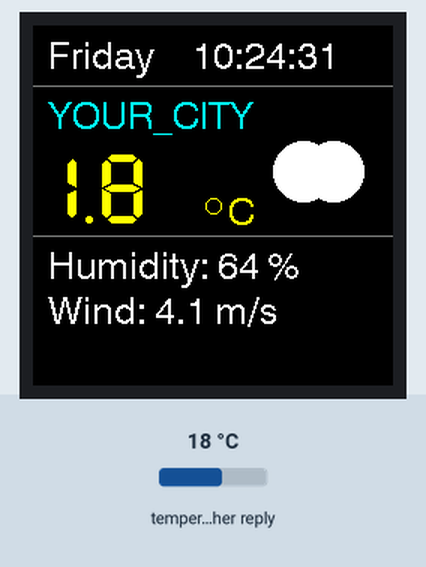
A sketch run on a simulated ESP32. Parts: 240×240 colour display. The test bench sets the inputs (shaded band); at power-on: temperature in the weather reply 18 °C. WiFi joins after 1.5 s; servers stay silent unless stated; the local clock reads 2024-03-15 10:24:30 at power-on unless the sketch sets it; web services answer with replies made up by the test bench; what the sketch prints to the serial monitor is not drawn.

Above: at 2.21 s.
At 11.5 s:
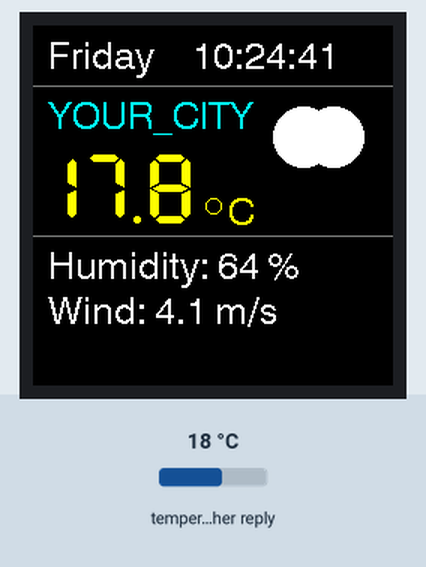
At 18.56 s:
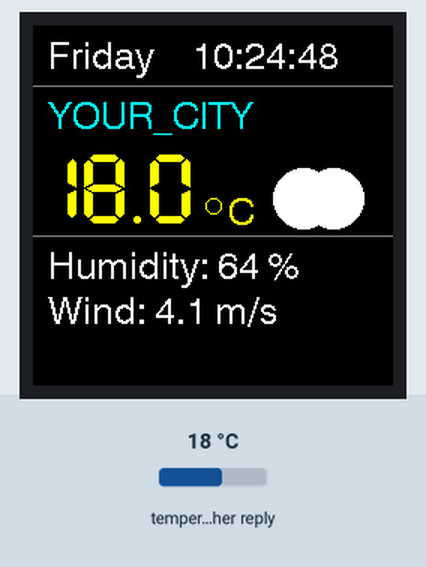
At 25.2 s:
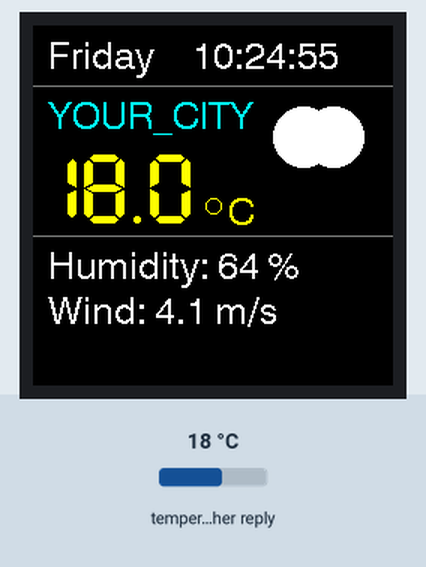
At 31.71 s:
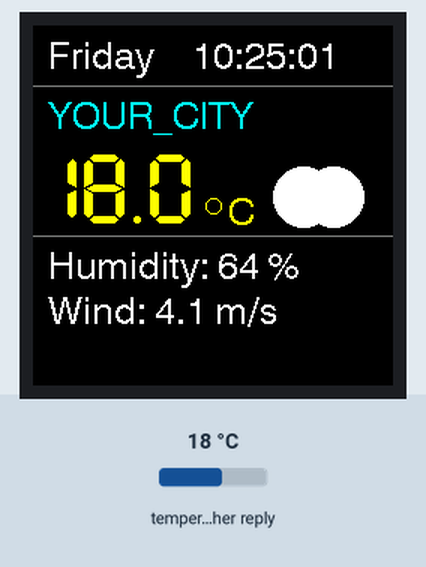
At 38.6 s:
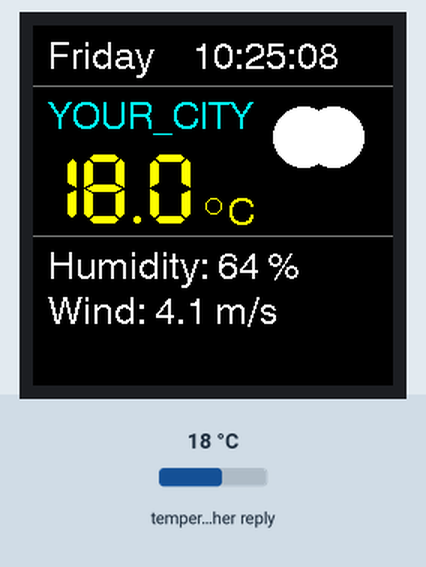

The sketch:

waveshare_prism_weather.ino
```cpp
#include <TFT_eSPI.h>
#include <WiFi.h>
#include <HTTPClient.h>
#include <ArduinoJson.h>
#include <time.h>

// Initialize display and sprite
TFT_eSPI tft = TFT_eSPI();
TFT_eSprite sprite = TFT_eSprite(&tft);

// WiFi and API configuration
const char* ssid = "YOUR_SSID"; // WiFi network name
const char* password = "YOUR_PASSWORD"; // WiFi password
const char* apiKey = "YOUR_API_KEY"; // API key for weather data
const char* city = "YOUR_CITY"; // City for weather data
const char* country = "YOUR_COUNTRY"; // Country code
const char* apiUrl = "http://api.openweathermap.org/data/2.5/weather?q=%s,%s&appid=%s&units=metric";

// Variables for weather data
String weatherDescription = "Loading..."; // Description of the weather
float temperature = 0.0; // Current temperature
float targetTemperature = 0.0; // Target temperature for smooth animation
int humidity = 0; // Current humidity
float windSpeed = 0.0; // Current wind speed
String weatherIcon = "clear"; // Weather icon type
float animationOffset = 0; // Animation state

void setup() {
  // Initialize serial communication and display
  Serial.begin(115200);
  tft.init();
  tft.setRotation(4); // Set display orientation
  tft.fillScreen(TFT_BLACK);

  // Configure the sprite
  sprite.setColorDepth(16); // Set sprite color depth
  sprite.createSprite(240, 240); // Create a sprite with display dimensions

  // Connect to WiFi and synchronize time
  connectToWiFi();
  configTime(3600, 3600, "pool.ntp.org", "time.nist.gov");
  fetchWeatherData(); // Get initial weather data
}

void loop() {
  static unsigned long lastUpdate = 0;

  // Update weather data every 10 minutes
  if (millis() - lastUpdate > 600000) {
    fetchWeatherData();
    lastUpdate = millis();
  }

  // Update animation state
  animationOffset += 6.0;
  if (animationOffset > 360) animationOffset = 0;

  // Smooth temperature transition
  temperature = temperature + (targetTemperature - temperature) * 0.1;

  drawWeatherDisplay(); // Render weather display
  delay(50); // Small delay for smoother updates
}

void connectToWiFi() {
  // Display connection progress on the screen
  tft.fillScreen(TFT_BLACK);
  tft.setTextColor(TFT_WHITE, TFT_BLACK);
  tft.setCursor(10, 10);
  tft.println("Connecting to WiFi...");

  // Attempt to connect to WiFi
  WiFi.begin(ssid, password);
  while (WiFi.status() != WL_CONNECTED) {
    delay(500);
    Serial.print(".");
  }
  Serial.println("\nWiFi connected!");
}

void fetchWeatherData() {
  // Create the API request URL
  char url[256];
  snprintf(url, sizeof(url), apiUrl, city, country, apiKey);

  // Send the HTTP GET request
  HTTPClient http;
  http.begin(url);
  int httpResponseCode = http.GET();

  // Process the HTTP response
  if (httpResponseCode == 200) {
    String payload = http.getString();
    DynamicJsonDocument doc(1024);
    deserializeJson(doc, payload);

    // Extract weather data from the JSON response
    targetTemperature = doc["main"]["temp"];
    humidity = doc["main"]["humidity"];
    windSpeed = doc["wind"]["speed"];
    weatherDescription = doc["weather"][0]["description"].as<const char*>();

    // Map weather condition to icon type
    String weatherMain = doc["weather"][0]["main"].as<const char*>();
    if (weatherMain == "Clear") weatherIcon = "sun";
    else if (weatherMain == "Clouds") weatherIcon = "cloud";
    else if (weatherMain == "Rain") weatherIcon = "rain";
    else if (weatherMain == "Snow") weatherIcon = "snow";
    else weatherIcon = "unknown";

    // Log the extracted data to the serial console
    Serial.printf("Temp: %.1f °C, RH: %d %% Wind: %.1f m/s Weather: %s\n",
                  targetTemperature, humidity, windSpeed, weatherDescription.c_str());
  } else {
    // Log an error if the request fails
    Serial.printf("Error fetching weather data: %d\n", httpResponseCode);
  }

  http.end(); // Close the HTTP connection
}

void drawWeatherDisplay() {
  // Clear the sprite background
  sprite.fillSprite(TFT_BLACK);

  // Display date and time
  sprite.setTextFont(4);
  sprite.setTextColor(TFT_WHITE, TFT_BLACK);
  sprite.setCursor(10, 10);
  sprite.println(getCurrentDateTime());

  // Draw a horizontal divider
  sprite.drawLine(0, 40, 240, 40, TFT_DARKGREY);

  // Display city name
  sprite.setTextFont(4);
  sprite.setTextColor(TFT_CYAN, TFT_BLACK);
  sprite.setCursor(10, 50);
  sprite.println(city);

  // Display temperature
  sprite.setTextFont(7);
  sprite.setTextColor(TFT_YELLOW, TFT_BLACK);
  sprite.setCursor(0, 85);
  sprite.printf("%.1f", temperature);

  // Draw degree symbol and 'C'
  int xCircle = 120;
  int yCircle = 120;
  sprite.drawCircle(xCircle, yCircle, 5, TFT_YELLOW);
  sprite.setTextFont(4);
  sprite.setTextColor(TFT_YELLOW, TFT_BLACK);
  sprite.setCursor(xCircle + 10, yCircle - 6);
  sprite.print("C");

  // Draw another horizontal divider
  sprite.drawLine(0, 140, 240, 140, TFT_DARKGREY);

  // Display humidity and wind speed
  sprite.setTextFont(4);
  sprite.setTextColor(TFT_WHITE, TFT_BLACK);
  sprite.setCursor(10, 150);
  sprite.printf("Humidity: %d %%", humidity);
  sprite.setCursor(10, 180);
  sprite.printf("Wind: %.1f m/s", windSpeed);

  // Display weather icon with animation
  drawWeatherIcon(weatherIcon, 190, 95 + sin(animationOffset * DEG_TO_RAD) * 21);

  // Push the sprite to the display
  sprite.pushSprite(0, 0);
}

void drawWeatherIcon(String icon, int x, int y) {
  // Draws the weather icon based on the given type
  if (icon == "sun") {
    int radius = 20; // Radius of the sun
    int lineLength = 30; // Length of the sun rays
    sprite.fillCircle(x, y, radius, TFT_YELLOW); // Draw the sun's core
    for (int i = 0; i < 360; i += 45) { // Draw sun rays
      int dx = cos(radians(i)) * lineLength;
      int dy = sin(radians(i)) * lineLength;
      sprite.drawLine(x, y, x + dx, y + dy, TFT_YELLOW);
    }
  } else if (icon == "cloud") {
    int cloudRadius = 20; // Radius for cloud parts
    sprite.fillCircle(x - 10, y, cloudRadius, TFT_WHITE); // Draw left cloud circle
    sprite.fillCircle(x + 10, y, cloudRadius, TFT_WHITE); // Draw right cloud circle
    sprite.fillRect(x - 20, y, 40, 10, TFT_WHITE); // Connect circles with a rectangle
  } else if (icon == "rain") {
    int dropSize = 12; // Size of raindrops
    sprite.fillCircle(x, y, dropSize, TFT_WHITE); // Draw raindrop head
    for (int i = 0; i < 5; i++) { // Draw falling raindrops
      sprite.drawLine(x - 10 + i * 5, y + 10, x - 5 + i * 5, y + 20, TFT_BLUE);
    }
  } else if (icon == "snow") {
    int snowflakeSize = 20; // Radius for snowflake
    sprite.fillCircle(x, y, snowflakeSize, TFT_WHITE); // Draw snowflake center
    for (int i = 0; i < 360; i += 60) { // Draw snowflake arms
      int dx = cos(radians(i)) * snowflakeSize;
      int dy = sin(radians(i)) * snowflakeSize;
      sprite.drawLine(x, y, x + dx, y + dy, TFT_WHITE);
    }
  } else {
    // Display a placeholder if the icon type is unknown
    sprite.setTextFont(1);
    sprite.setCursor(x, y);
    sprite.print("?");
  }
}

String getCurrentDateTime() {
  // Fetches and formats the current date and time
  struct tm timeInfo;
  if (!getLocalTime(&timeInfo)) {
    return "N/A"; // Return "N/A" if time is unavailable
  }

  char dateTimeStr[20]; // Buffer for formatted date and time
  strftime(dateTimeStr, sizeof(dateTimeStr), "%A     %H:%M:%S", &timeInfo);
  return String(dateTimeStr); // Return the formatted date and time string
}
```

Measured:
- what the display in image 1 shows lasts 0.7 s, from 11.4 s to 12.1 s
- what the display in image 2 shows lasts 0.5 s, from 18.3 s to 18.8 s
- what the display in image 3 shows lasts 0.9 s, from 25.2 s to 26.1 s
- what the display in image 5 shows lasts 0.6 s, from 38.6 s to 39.2 s
